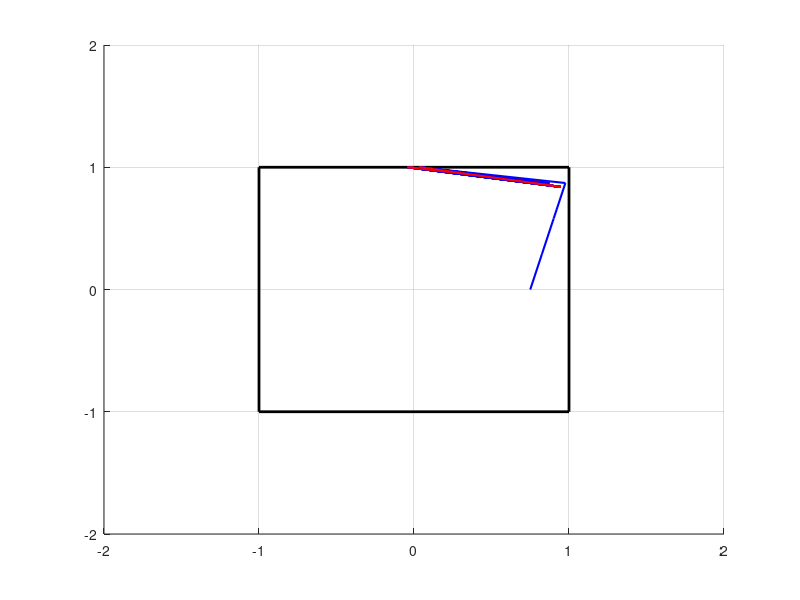

The MATLAB source for this figure:
%% Check boundary conditions
clear all; close all; clc

% What boundary condition to check
% 0 = unbounded
% 1 = periodic
% 2 = gliding
% 3 = reflective
wht_cond = 3;

%% Create box
% Boundary conditions
bnd_cond = 1;

% Boundary conditions box corners
bnd_cond_box.x = [-1, 1, 1, -1, -1];
bnd_cond_box.y = [-1, -1, 1, 1, -1];

%% Init start
% posi
x(1) = 0.75;
y(1) = 0;
theta(1) = (-1 + 2*rand) * pi/2;
% Speed
v = 0.3;
% Time
dt = 1;

%% Calculate next positions

% Plot
figure('name', 'motion')
hold on; grid on
axis([-2, 2, -2, 2])
% Plot box
plot(bnd_cond_box.x, bnd_cond_box.y, 'linewidth', 2, 'color', 'black')

for i=1:20

    % Set no collision
    col_det = false;

    % Change in position
    dx(i) = v * dt * cos(theta(i));
    dy(i) = v * dt * sin(theta(i));

    % Calculate collision point
    % Initiate with normal end point
    x_col(i) = x(i) + dx(i);
    y_col(i) = y(i) + dy(i);
    % Check for x, if x1 is outside of boundary
    if (abs(x(i) + dx(i)) > bnd_cond)
        % Set the x value to boundary value
        x_col(i) = sign(x(i) + dx(i)) * bnd_cond;
        % and set y according to the change in update length caused by
        % collision
        y_col(i) = (x_col(i) - x(i))*sin(theta(i))/cos(theta(i));   
        
        % Set if collision
        col_det = true;

    end
    
    % Check for y, if y1 is outside of boundary
    if (abs(y(i) + dy(i)) > bnd_cond)
        % Set the y value to boundary value
        y_col(i) = sign(y(i) + dy(i)) * bnd_cond;
        % and set x according to the change in update length caused by
        % collision1
        x_col(i) = (y_col(i) - y(i))*cos(theta(i))/sin(theta(i));

        % Set if collision
        col_det = true;

    end
    
    % Case for when we have unbounded
    switch wht_cond
        case 0
            % Nothing happens
            x(i+1) = x(i) + dx(i);
            y(i+1) = y(i) + dy(i);
            theta(i+1) = theta(i);
        case 1
            % Case when we have periodic boundary
            % check for x
            if (abs(x(i) + dx(i)) > bnd_cond)
                x(i+1) = -x(i) + dx(i);
            else
                x(i+1) = x(i) + dx(i);
            end
            % check for y
            if (abs(y(i) + dy(i)) > bnd_cond)
                y(i+1) = -y(i) + dy(i);
            else
                y(i+1) = y(i) + dy(i);
            end
            % Rotation
            theta(i+1) = theta(i);
        case 2
            % Fixed boundaries
            % Check for x
            if (abs(x(i) + dx(i)) > bnd_cond)
                x(i+1) = sign(x(i) + dx(i)) * bnd_cond;
            else
                x(i+1) = x(i) + dx(i);
            end
            % Check for y
            if (abs(y(i) + dy(i)) > bnd_cond)
                y(i+1) = sign(y(i) + dy(i)) * bnd_cond;
            else
                y(i+1) = y(i) + dy(i);
            end
            % Rotation
            theta(i+1) = theta(i);
        % Check for bounce boundaries
        case 3
            % Check for x
            if (abs(x(i) + dx(i)) > bnd_cond)
                x(i+1) = sign(x(i) + dx(i)) * bnd_cond - ...
                    sign(dx(i)) * (x(i) + dx(i) - sign(x(i) + dx(i)) * bnd_cond);
                % Rotation
                theta(i+1) = 2*sign((y(i) + dy(i)) - y(i)) * pi/2 - theta(i);
            else
                x(i+1) = x(i) + dx(i);
                theta(i+1) = theta(i);
            end
            % Check for x
            if (abs(y(i) + dy(i)) > bnd_cond)
                y(i+1) = sign(y(i) + dy(i)) * bnd_cond - ...
                    sign(dy(i)) * (y(i) + dy(i) - sign(y(i) + dy(i)) * bnd_cond);
                % Rotation
                theta(i+1) = 2*sign((x(i) + dx(i)) - x(i)) * pi/2 - theta(i);
            else
                y(i+1) = y(i) + dy(i);
                theta(i+1) = theta(i);
            end

    end

    
    if (col_det)
        % Plot allowed trajectory
        plot([x(i), x_col(i)], [y(i), y_col(i)], 'linewidth', 1.5, 'color', 'blue')
        % Plot unallowed trajectory
        plot([x_col(i), x(i+1)], [y_col(i), y(i+1)], 'linewidth', 1.5, 'color', 'red')
        pause
    else
        % Plot unallowed trajectory
        plot([x(i), x(i+1)], [y(i), y(i+1)], 'linewidth', 1.5, 'color', 'blue')
        pause
    end

end

% Take next step
% x2 = x + v * dt * cos(theta);
% y2 = y + v * dt * sin(theta);

%% plot
% figure('name', 'motion')
% hold on; grid on
% axis([-2, 2, -2, 2])
% % Plot box
% plot(bnd_cond_box.x, bnd_cond_box.y, 'linewidth', 2, 'color', 'black')
% 
% % Plot allowed trajectory
% plot([x(1), x_col(1)], [y(1), y_col(1)], 'linewidth', 1.5, 'color', 'blue')
% pause
% % Plot unallowed trajectory
% plot([x_col(1), x(2)], [y_col(1), y(2)], 'linewidth', 1.5, 'color', 'red')
% pause
% % Plot next step
% plot([x(2), x_col(2)], [y(2), y_col(2)], 'linewidth', 1.5, 'color', 'blue')
% pause
% % Plot unallowed trajectory
% plot([x_col(2), x(3)], [y_col(2), y(3)], 'linewidth', 1.5, 'color', 'red')


